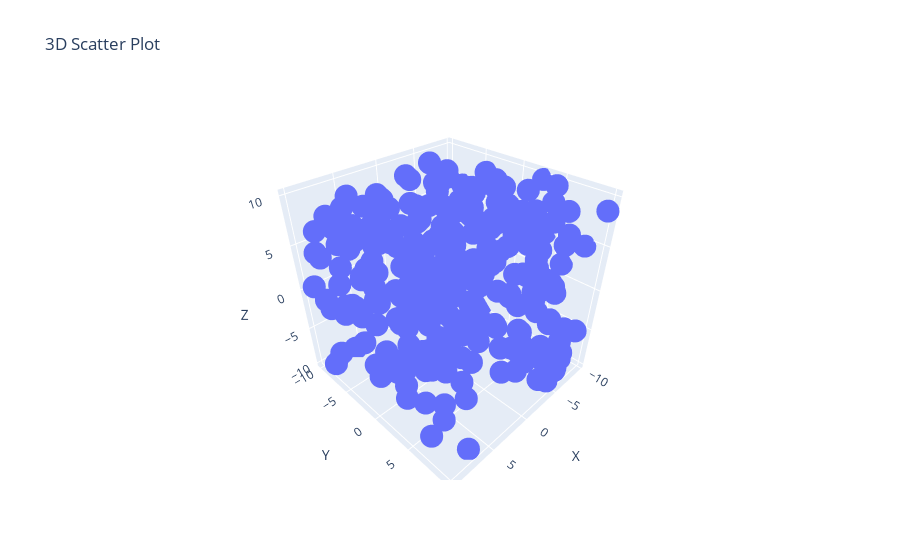

The notebook cell this image was saved under:
### Markdown cell above
PLOTLY ASSIGNMENT:

### Code cell
# ques1-"Using the given dataset, to generate a 3D scatter plot to visualize the distribution of data points in a threedimensional space."

np.random.seed(30)
data = {
    'X': np.random.uniform(-10, 10, 300),
    'Y': np.random.uniform(-10, 10, 300),
    'Z': np.random.uniform(-10, 10, 300)
}
df = pd.DataFrame(data)

import plotly.express as px
import pandas as pd

np.random.seed(30)
data = {
    'X': np.random.uniform(-10, 10, 300),
    'Y': np.random.uniform(-10, 10, 300),
    'Z': np.random.uniform(-10, 10, 300)
}
df = pd.DataFrame(data)

fig = px.scatter_3d(df, x='X', y='Y', z='Z', title="3D Scatter Plot")
fig.show()

### Figure 1 — Plotly figure (JSON) as saved in the notebook; plotly's stock layout.template omitted (floating-point values rounded to 4 significant figures; data arrays with more than 128 entries replaced by an {"elided": "..."} marker saying what was removed)
{"data": [{"hovertemplate": "X=%{x}<br>Y=%{y}<br>Z=%{z}<extra></extra>", "legendgroup": "", "marker": {"color": "#636efa", "symbol": "circle"}, "mode": "markers", "name": "", "scene": "scene", "showlegend": false, "type": "scatter3d", "x": {"elided": "300 float values"}, "y": {"elided": "300 float values"}, "z": {"elided": "300 float values"}}], "layout": {"legend": {"tracegroupgap": 0}, "scene": {"domain": {"x": [0, 1], "y": [0, 1]}, "xaxis": {"title": {"text": "X"}}, "yaxis": {"title": {"text": "Y"}}, "zaxis": {"title": {"text": "Z"}}}, "title": {"text": "3D Scatter Plot"}}}
